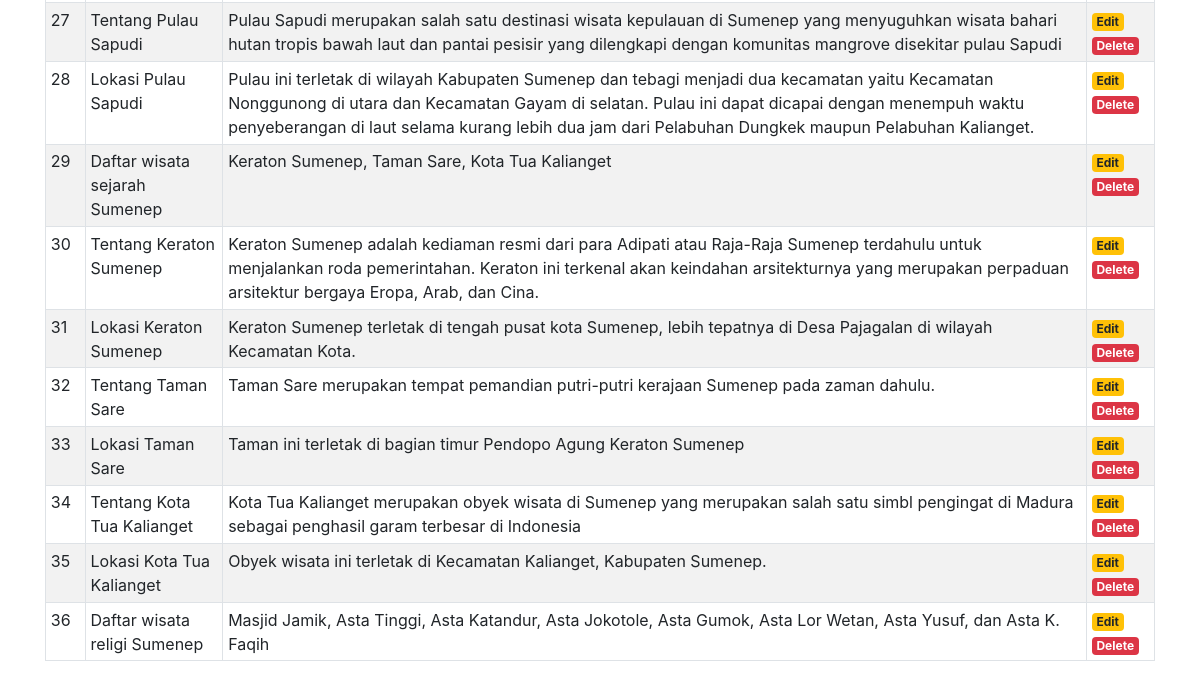
Page /admin/index.php (lower part) on the earlier database version.
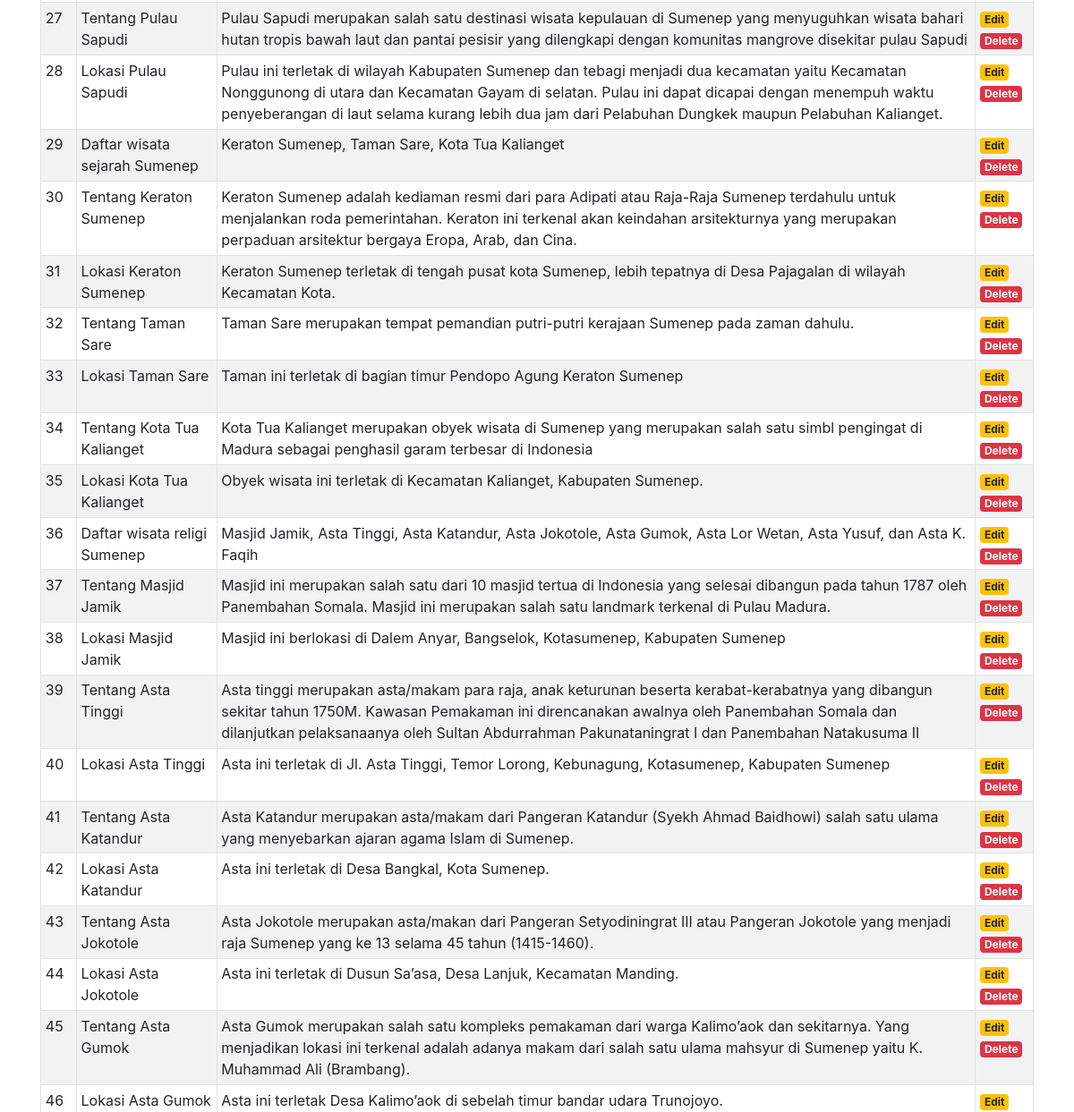
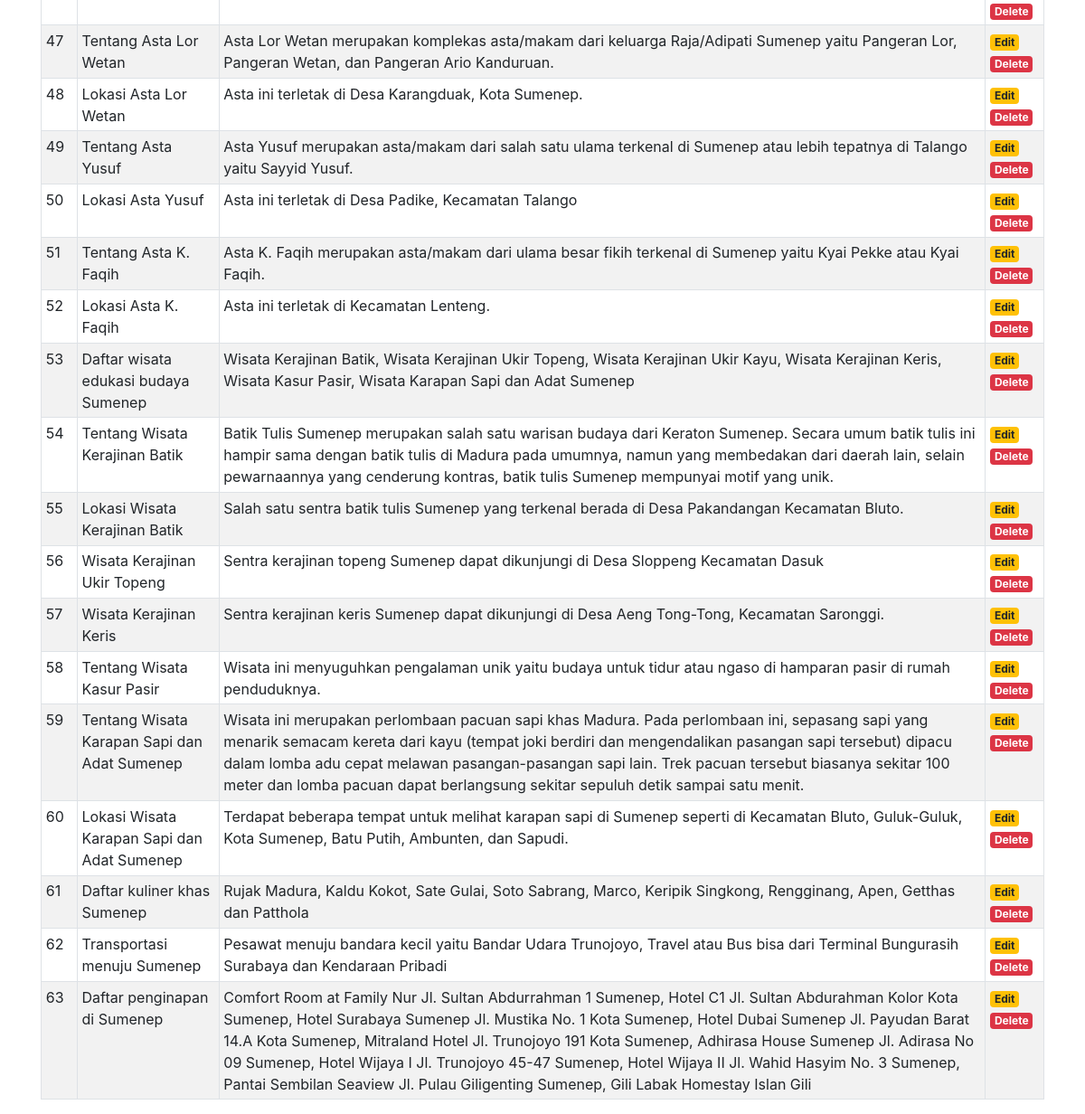
Same page on the later database version (2 pictures, top to bottom).
### tables this page shows
CREATE TABLE IF NOT EXISTS `chatbot_hints` (
  `id_hint` int(11) NOT NULL AUTO_INCREMENT,
  `question` varchar(100) NOT NULL,
  `reply` varchar(500) NOT NULL,
  PRIMARY KEY (`id_hint`)
);

### admin/index.php (the view, shortened to what this page needs)
<?php
include('../database.php');
?>
<!DOCTYPE html>
<html>
<head>
    <link rel="stylesheet" href="https://stackpath.bootstrapcdn.com/bootstrap/4.1.3/css/bootstrap.min.css">
</head>
<body>
    <div class="container" style="margin-top:20px">
        <table class="table table-striped table-hover table-sm table-bordered">
            <tbody>
                <?php
                $sql = mysqli_query($con, "SELECT * from chatbot_hints ORDER BY id_hint ASC") or die(mysqli_error($con));
                if(mysqli_num_rows($sql) > 0){
                    $no = 1;
                    while($data = mysqli_fetch_assoc($sql)){
                        echo '
                        <tr>
                            <td>'.$no.'</td>
                            <td>'.$data['question'].'</td>
                            <td>'.$data['reply'].'</td>
                            <td>
                                <a href="edit.php?id='.$data['id_hint'].'" class="badge badge-warning">Edit</a>
                                <a href="hapus.php?id='.$data['id_hint'].'" class="badge badge-danger" onclick="return confirm(\'Yakin ingin menghapus data ini?\')">Delete</a>
                            </td>
                        </tr>
                        ';
                        $no++;
                    }
                }else{
                    echo '
                    <tr>
                        <td colspan="6">Tidak ada data.</td>
                    </tr>
                    ';
                }
                ?>
        </table>
    </div>
</body>
</html>

Differences in the rows shown:
added chatbot_hints: question "Tentang Masjid Jamik", reply "Masjid ini merupakan salah satu dari 10 masjid tertua di Indonesia yang selesai dibangun pada tahun 1787 oleh Panembahan Somala. Masjid ini merupakan salah satu landmark terkenal di Pulau Madura."
added chatbot_hints: question "Lokasi Masjid Jamik", reply "Masjid ini berlokasi di Dalem Anyar, Bangselok, Kotasumenep, Kabupaten Sumenep"
added chatbot_hints: question "Tentang Asta Tinggi", reply "Asta tinggi merupakan asta/makam para raja, anak keturunan beserta kerabat-kerabatnya yang dibangun sekitar tahun 1750M. Kawasan Pemakaman ini direncanakan awalnya oleh Panembahan Somala dan dilanjutkan pelaksanaanya oleh Sultan Abdurrahman Pakunataningrat I dan Panembahan Natakusuma II"
added chatbot_hints: question "Lokasi Asta Tinggi", reply "Asta ini terletak di Jl. Asta Tinggi, Temor Lorong, Kebunagung, Kotasumenep, Kabupaten Sumenep"
added chatbot_hints: question "Tentang Asta Katandur", reply "Asta Katandur merupakan asta/makam dari Pangeran Katandur (Syekh Ahmad Baidhowi) salah satu ulama yang menyebarkan ajaran agama Islam di Sumenep."
added chatbot_hints: question "Lokasi Asta Katandur", reply "Asta ini terletak di Desa Bangkal, Kota Sumenep."
added chatbot_hints: question "Tentang Asta Jokotole", reply "Asta Jokotole merupakan asta/makan dari Pangeran Setyodiningrat III atau Pangeran Jokotole yang menjadi raja Sumenep yang ke 13 selama 45 tahun (1415-1460)."
added chatbot_hints: question "Lokasi Asta Jokotole", reply "Asta ini terletak di Dusun Sa’asa, Desa Lanjuk, Kecamatan Manding."
added chatbot_hints: question "Tentang Asta Gumok", reply "Asta Gumok merupakan salah satu kompleks pemakaman dari warga Kalimo’aok dan sekitarnya. Yang menjadikan lokasi ini terkenal adalah adanya makam dari salah satu ulama mahsyur di Sumenep yaitu K. Muhammad Ali (Brambang)."
added chatbot_hints: question "Lokasi Asta Gumok", reply "Asta ini terletak Desa Kalimo’aok di sebelah timur bandar udara Trunojoyo."
added chatbot_hints: question "Tentang Asta Lor Wetan", reply "Asta Lor Wetan merupakan komplekas asta/makam dari keluarga Raja/Adipati Sumenep yaitu Pangeran Lor, Pangeran Wetan, dan Pangeran Ario Kanduruan."
added chatbot_hints: question "Lokasi Asta Lor Wetan", reply "Asta ini terletak di Desa Karangduak, Kota Sumenep."
added chatbot_hints: question "Tentang Asta Yusuf", reply "Asta Yusuf merupakan asta/makam dari salah satu ulama terkenal di Sumenep atau lebih tepatnya di Talango yaitu Sayyid Yusuf."
added chatbot_hints: question "Lokasi Asta Yusuf", reply "Asta ini terletak di Desa Padike, Kecamatan Talango"
added chatbot_hints: question "Tentang Asta K. Faqih", reply "Asta K. Faqih merupakan asta/makam dari ulama besar fikih terkenal di Sumenep yaitu Kyai Pekke atau Kyai Faqih."
added chatbot_hints: question "Lokasi Asta K. Faqih", reply "Asta ini terletak di Kecamatan Lenteng."
added chatbot_hints: question "Daftar wisata edukasi budaya Sumenep", reply "Wisata Kerajinan Batik, Wisata Kerajinan Ukir Topeng, Wisata Kerajinan Ukir Kayu, Wisata Kerajinan Keris, Wisata Kasur Pasir, Wisata Karapan Sapi dan Adat Sumenep"
added chatbot_hints: question "Tentang Wisata Kerajinan Batik", reply "Batik Tulis Sumenep merupakan salah satu warisan budaya dari Keraton Sumenep. Secara umum batik tulis ini hampir sama dengan batik tulis di Madura pada umumnya, namun yang membedakan dari daerah lain, selain pewarnaannya yang cenderung kontras, batik tulis Sumenep mempunyai motif yang unik."
added chatbot_hints: question "Lokasi Wisata Kerajinan Batik", reply "Salah satu sentra batik tulis Sumenep yang terkenal berada di Desa Pakandangan Kecamatan Bluto."
added chatbot_hints: question "Wisata Kerajinan Ukir Topeng", reply "Sentra kerajinan topeng Sumenep dapat dikunjungi di Desa Sloppeng Kecamatan Dasuk"
added chatbot_hints: question "Wisata Kerajinan Keris", reply "Sentra kerajinan keris Sumenep dapat dikunjungi di Desa Aeng Tong-Tong, Kecamatan Saronggi."
added chatbot_hints: question "Tentang Wisata Kasur Pasir", reply "Wisata ini menyuguhkan pengalaman unik yaitu budaya untuk tidur atau ngaso di hamparan pasir di rumah penduduknya."
added chatbot_hints: question "Tentang Wisata Karapan Sapi dan Adat Sumenep", reply "Wisata ini merupakan perlombaan pacuan sapi khas Madura. Pada perlombaan ini, sepasang sapi yang menarik semacam kereta dari kayu (tempat joki berdiri dan mengendalikan pasangan sapi tersebut) dipacu dalam lomba adu cepat melawan pasangan-pasangan sapi lain. Trek pacuan tersebut biasanya sekitar 100 meter dan lomba pacuan dapat berlangsung sekitar sepuluh detik sampai satu menit."
added chatbot_hints: question "Lokasi Wisata Karapan Sapi dan Adat Sumenep", reply "Terdapat beberapa tempat untuk melihat karapan sapi di Sumenep seperti di Kecamatan Bluto, Guluk-Guluk, Kota Sumenep, Batu Putih, Ambunten, dan Sapudi."
added chatbot_hints: question "Daftar kuliner khas Sumenep", reply "Rujak Madura, Kaldu Kokot, Sate Gulai, Soto Sabrang, Marco, Keripik Singkong, Rengginang, Apen, Getthas dan Patthola"
added chatbot_hints: question "Transportasi menuju Sumenep", reply "Pesawat menuju bandara kecil yaitu Bandar Udara Trunojoyo, Travel atau Bus bisa dari Terminal Bungurasih Surabaya dan Kendaraan Pribadi"
added chatbot_hints: question "Daftar penginapan di Sumenep", reply "Comfort Room at Family Nur Jl. Sultan Abdurrahman 1 Sumenep, Hotel C1 Jl. Sultan Abdurahman Kolor Kota Sumenep, Hotel Surabaya Sumenep Jl. Mustika No. 1 Kota Sumenep, Hotel Dubai Sumenep Jl. Payudan Barat 14.A Kota Sumenep, Mitraland Hotel Jl. Trunojoyo 191 Kota Sumenep, Adhirasa House Sumenep Jl. Adirasa No 09 Sumenep, Hotel Wijaya I Jl. Trunojoyo 45-47 Sumenep, Hotel Wijaya II Jl. Wahid Hasyim No. 3 Sumenep, Pantai Sembilan Seaview Jl. Pulau Giligenting Sumenep, Gili Labak Homestay Islan Gili"
